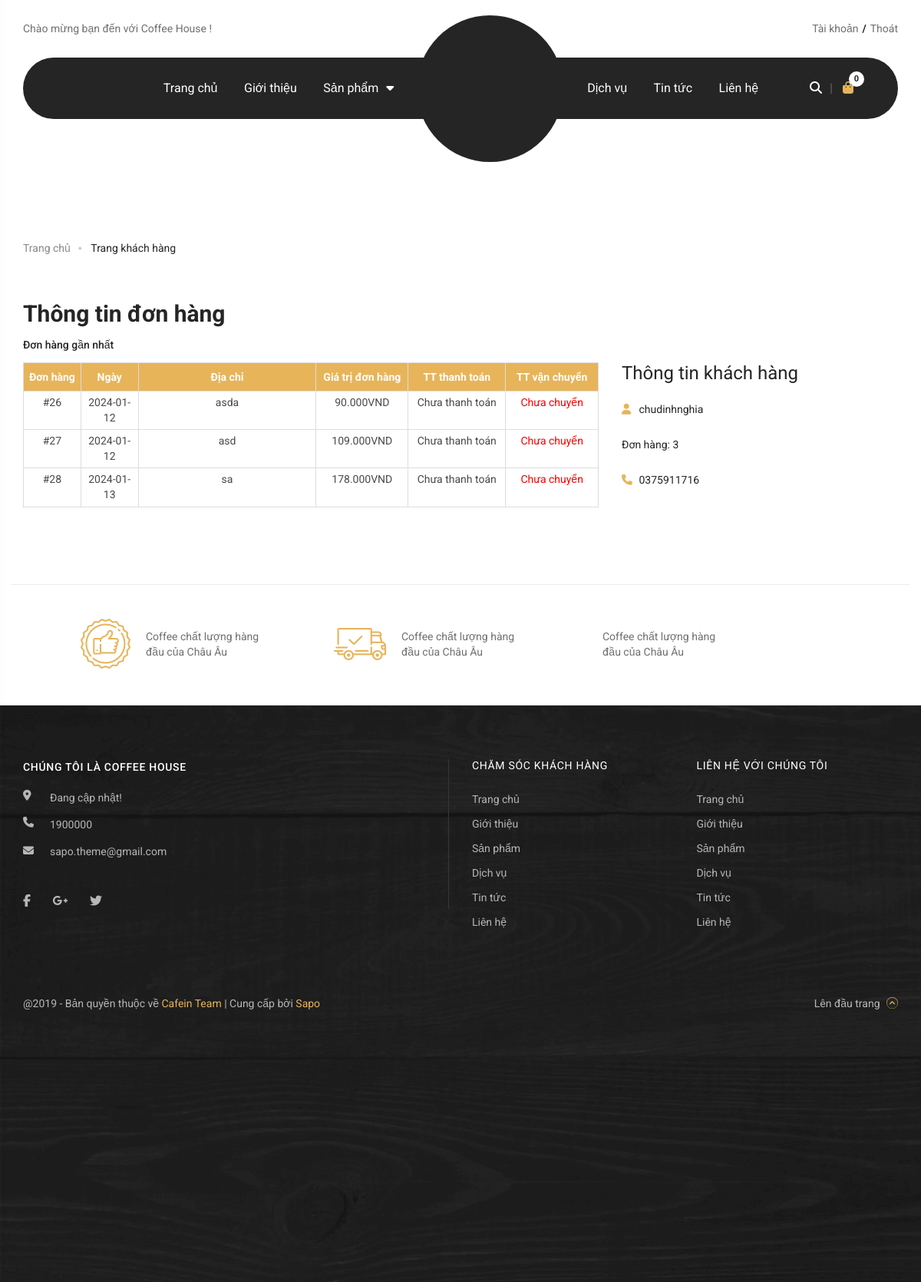
/account.php?quanly=trangtaikhoan (signed in), run on the app's committed database.
### tables this page shows
CREATE TABLE `tbl_donhang` (
  `id_donhang` int(11) NOT NULL,
  `email` varchar(255) NOT NULL,
  `hoten` varchar(255) NOT NULL,
  `sdt` varchar(20) NOT NULL,
  `diachi` varchar(255) NOT NULL,
  `giatridonhang` float NOT NULL,
  `time` date NOT NULL DEFAULT current_timestamp(),
  `id_dangky` int(11) NOT NULL
);

CREATE TABLE `tbl_dangky` (
  `id_dangky` int(11) NOT NULL,
  `tenkhachhang` varchar(200) NOT NULL,
  `email` varchar(255) NOT NULL,
  `sodienthoai` varchar(20) NOT NULL,
  `matkhau` varchar(100) NOT NULL
);

### pagination/account/informationAccount.php (the view)
<?php
    $iddangky = $_SESSION['dangky'];
    $sql = "SELECT * FROM tbl_donhang, tbl_dangky WHERE tbl_donhang.id_dangky = tbl_dangky.id_dangky AND
    tbl_donhang.id_dangky = '$iddangky' ORDER BY tbl_donhang.id_donhang ASC";
    $query = mysqli_query($mysqli, $sql);
    $dem = 0;
?>
<div class="account">
    <div class="grid wide col">
        <h2 class="account-header">
            Thông tin đơn hàng
        </h2>
        <p class="account-text">
            Đơn hàng gần nhất
        </p>
        <div class="row">
            <div class="col l-8 m-12 c-12">
                <div class="account-table">
                    <table class="account-table_order">
                        <thead class="account-table_order-thead">
                            <tr>
                                <th>Đơn hàng</th>
                                <th>Ngày</th>
                                <th>Địa chỉ</th>
                                <th>Giá trị đơn hàng</th>
                                <th>TT thanh toán</th>
                                <th>TT vận chuyển</th>
                            </tr>
                        </thead>
                        <tbody class="account-table_order-tbody">
                            <?php
                            while ($row = mysqli_fetch_array($query)) {
                                $dem++;
                            ?>
                            <tr>
                                <td style="width: 10%;">#<?php echo $row['id_donhang']; ?></td>
                                <td style="width: 10%;"><?php echo $row['time']; ?></td>
                                <td style="width: 31%;">
                                    <?php echo $row['diachi'] ?>
                                </td>
                                <td style="width: 16%;"><?php echo number_format($row['giatridonhang'], 0, ',', '.').'VND' ?></td>
                                <td style="width: 17%;">Chưa thanh toán</td>
                                <td style="color: red; width: 16%;">Chưa chuyển</td>
                            </tr>
                            <?php
                            }
                            ?>
                        </tbody>
                    </table>
                </div>
            </div>
            <div class="col l-4 m-12 c-12">
                <div class="account-information">
                    <?php
                    $sql_khachhang = "SELECT * FROM tbl_dangky WHERE tbl_dangky.id_dangky = '$iddangky'";
                    $query_khachhang = mysqli_query($mysqli, $sql_khachhang);
                    $row_dangky = mysqli_fetch_array($query_khachhang);
                    ?>
                    <h2 class="account-information_header">
                        Thông tin khách hàng
                    </h2>
                    <p class="account-information_name">
                        <i class="fa fa-user"></i>
                        <?php echo $row_dangky['tenkhachhang']; ?>
                    </p>
                    <p class="account-information_order">
                        Đơn hàng: <?php echo $dem; ?>
                    </p>
                    <p class="account-information_phone">
                        <i class="fa fa-phone"></i>
                        <?php echo $row_dangky['sodienthoai']; ?>
                    </p>
                </div>
            </div>
        </div>
    </div>
</div>

### css/grid.css (style rules this page uses)
.grid { width: 100%; display: block; }
.grid.wide { max-width: 1170px; margin: 0 auto; }
.row { display: flex; flex-wrap: wrap; margin-left: -15px; margin-right: -15px; }
.col { padding-left: 15px; padding-right: 15px; }
.c-12 { flex: 0 0 100%; max-width: 100%; }
@media (min-width: 971px) { .row { margin-left: -15px; margin-right: -15px; } }
@media (min-width: 971px) { .col { padding-left: 15px; padding-right: 15px; } }
@media (min-width: 971px) { .m-1, .m-2, .m-3, .m-4, .m-5, .m-6, .m-7, .m-8, .m-9, .m-10, .m-11, .m-12 { display: block; } }
@media (min-width: 971px) { .m-12 { flex: 0 0 100%; max-width: 100%; } }
@media (min-width: 1024px) { .row { margin-left: -15px; margin-right: -15px; } }
@media (min-width: 1024px) { .col { padding-left: 15px; padding-right: 15px; } }
@media (min-width: 1024px) { .l-1, .l-2, .l-2-4, .l-3, .l-4, .l-5, .l-6, .l-7, .l-8, .l-9, .l-10, .l-11, .l-12 { display: block; } }
@media (min-width: 1024px) { .l-4 { flex: 0 0 33.33333%; max-width: 33.33333%; } }
@media (min-width: 1024px) { .l-8 { flex: 0 0 66.66667%; max-width: 66.66667%; } }
@media (min-width: 1024px) and (max-width: 1239px) { .wide { max-width: 984px; } }
@media (min-width: 1024px) and (max-width: 1239px) { .wide .row { margin-left: -15px; margin-right: -15px; } }
@media (min-width: 1024px) and (max-width: 1239px) { .wide .col { padding-left: 15px; padding-right: 15px; } }
@media (min-width: 1024px) and (max-width: 1239px) { .wide .l-1, .wide .l-2, .wide .l-2-4, .wide .l-3, .wide .l-4, .wide .l-5, .wide .l-6, .wide .l-7, .wide .l-8, .wide .l-9, .wide .l-10, .wide .l-11, .wide .l-12 { display: block; } }
@media (min-width: 1024px) and (max-width: 1239px) { .wide .l-4 { flex: 0 0 33.33333%; max-width: 33.33333%; } }
@media (min-width: 1024px) and (max-width: 1239px) { .wide .l-8 { flex: 0 0 66.66667%; max-width: 66.66667%; } }

### css/base.css (style rules this page uses)
* { margin: 0; padding: 0; box-sizing: border-box; }
html { scroll-behavior: smooth; }
body { font-size: 14px; color: #252525; font-family: "Roboto",sans-serif; overflow-x: hidden; }
:root { --height-header-top: 75px; --height-header-menu: 80px; }

### css/style.css (style rules this page uses)
.account-header { font-size: 30px; margin-bottom: 15px; }
.account-text { margin-bottom: 15px; font-weight: 500; }
.account-table { margin-bottom: 100px; }
.account-table_order { width: 100%; max-width: 100%; border: 1px solid #ddd; border-bottom: none; border-spacing: 0; }
.account-table_order-thead { height: 37px; color: #fff; background-color: #e7b45a; }
.account-table_order-thead tr th { border-right: 1px solid #ddd; border-bottom: 1px solid #ddd; }
.account-table_order-tbody { text-align: center; height: 71px; line-height: 1.4; min-height: 71px; color: #4c4848; }
.account-table_order-tbody tr td { border-right: 1px solid #ddd; border-bottom: 1px solid #ddd; padding: 5px; vertical-align: top; }
.account-table_order-tbody tr td:last-child, .account-table_order-thead tr th:last-child { border-right: none; }
.account-information_header { font-size: 24px; font-weight: 400; margin-bottom: 10px; }
.account-information_name, .account-information_order, .account-information_phone { margin-bottom: 15px; padding-top: 15px; }
.account-information_name i, .account-information_phone i { color: #e7b45a; width: 14px; margin-right: 5px; }

### data on the page
tbl_donhang: id_donhang "26", time "2024-01-12", diachi "asda", giatridonhang "90.000"
tbl_donhang: id_donhang "27", time "2024-01-12", diachi "asd", giatridonhang "109.000"
tbl_donhang: id_donhang "28", time "2024-01-13", diachi "sa", giatridonhang "178.000"
tbl_dangky: tenkhachhang "chudinhnghia", sodienthoai "0375911716"

### other printed values
$dem "3"
